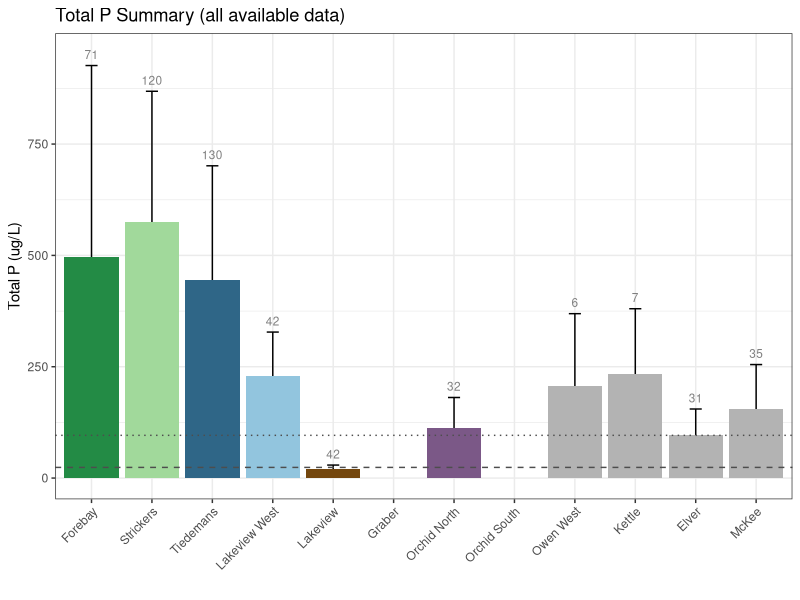
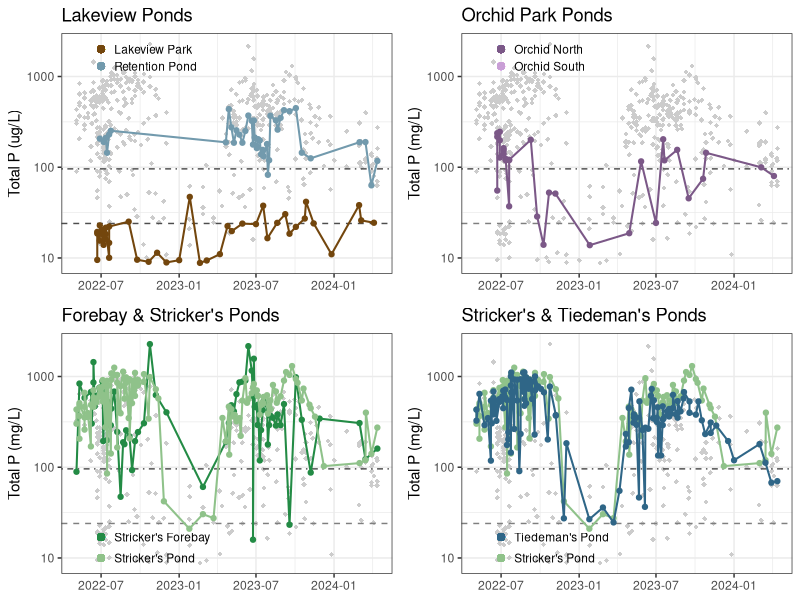
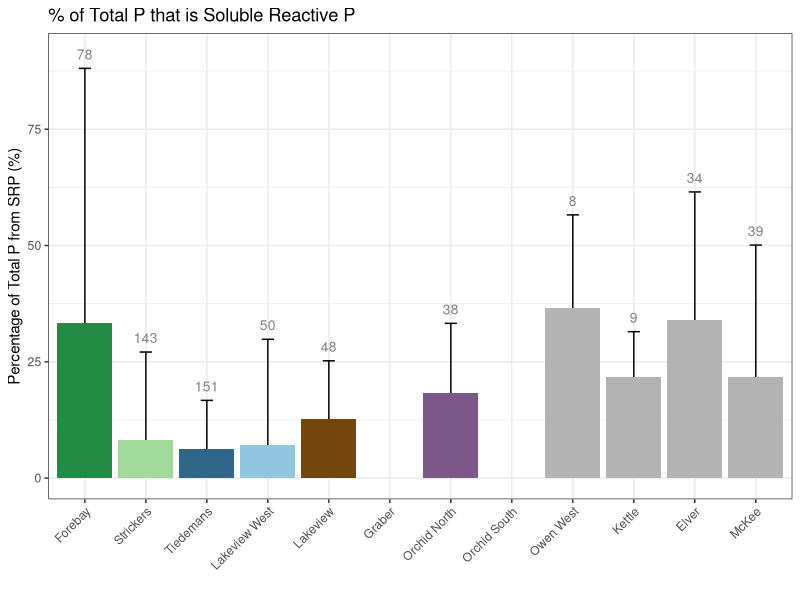

Write the R code that produced these figures, in order.
# Community Water Monitoring Network - Chloride Data Visualization 
# Last update Oct 2024
# Program website: 
# Program contacts: 

library(tidyverse)
library(lubridate)
library(cowplot)
library(ggpubr)

setwd("C:/Users/grace/OneDrive/Desktop")

allchem = read_csv("Ponds Chemistry Aug 2024.csv")

#Subset to surface water data
chem = allchem %>%
  #subset to volunteer-collected, storm sampling, water column, and side of pond sampling
  #excluding benthic (sediment) samples
  filter(sampletype == "V" | sampletype == "S" | 
           sampletype == "C" | sampletype == "P") %>%
  select(-x254:-x555) %>%
  mutate(month = month(date)) %>%
  #replace the pond letter code with an intelligible name
  mutate(pond = case_when(pond == "G" ~ "Graber",
                          pond == "O" ~ "Orchid North",
                          pond == "D" ~ "Orchid South",
                          pond == "L" ~ "Lakeview",
                          pond == "T" ~ "Tiedemans",
                          pond == "S" ~ "Strickers",
                          pond == "K" ~ "Kettle",
                          pond == "N" ~ "Owen West",
                          pond == "E" ~ "Elver",
                          pond == "W" ~ "Lakeview West",
                          pond == "F" ~ "Forebay",
                          TRUE ~ "McKee"))%>% 
  #Factor the pond name and place it in order - helps with color coding
  mutate(pond = factor(pond,levels = c("Forebay",
                                       "Strickers",
                                       "Tiedemans",
                                       "Lakeview West",
                                       "Orchid North",
                                       "Orchid South",
                                       "Owen West",
                                       "Lakeview",
                                       "Graber",
                                       "Kettle",
                                       "Elver",
                                       "McKee"))) 

cwmnTP = chem %>% 
  select(date, pond, tp_ugl) %>%
  filter(!is.na(tp_ugl)) %>%
  rename(tp = tp_ugl) %>%
  mutate(month = month(date),
         year = year(date)) %>%
  group_by(pond) %>%
  summarise(n = n(),
            meanTP = mean(tp, na.rm = TRUE),
            sdTP = sd(tp, na.rm = TRUE)) %>%
  ungroup() %>% 
  add_row(pond = "Graber") %>% 
  add_row(pond = "Orchid South") %>%
  mutate(pond = factor(pond,
                       levels = c( #Middleton Ponds
                         "Forebay","Strickers","Tiedemans","Lakeview West",
                         "Lakeview", "Graber",
                         "Orchid North", "Orchid South", 
                         "Owen West", "Kettle", "Elver", "McKee"))) 

#=======================================================================
# Average SRP - Comparison Among Dane County Ponds

ggplot(cwmnTP, aes(x = pond, y = meanTP, fill = pond)) + 
  # scale_y_log10() +
  geom_errorbar(aes(ymin = meanTP - 10,
                    ymax = meanTP + sdTP,
                    width = 0.2)) +
  geom_bar(stat = "identity") +
  geom_text(aes(x = pond, y = meanTP + sdTP + 25, label = n),
            color = "gray50", size = 3) +
  geom_hline(yintercept = 24, linetype = 'dashed', color = "gray30") +
  geom_hline(yintercept = 96, linetype = 'dotted', color = "gray30") +
  theme_bw() + xlab('') + ylab("Total P (ug/L)") +
  ggtitle('Total P Summary (all available data)') +
  theme(legend.position = 'none',
        axis.text.x = element_text(angle = 45, vjust = 1, hjust=1)) + 
  scale_fill_manual(values = 
                      c("#238b45","#a1d99b",
                        "#2f6687","#92c5de",
                        "#73460d","#d19141",
                        "#7b5887", "#c99fd6",
                        "gray70", "gray70","gray70", "gray70"))


# TIME SERIES =================================================
# Make individual data frames for plotting highlighted time series
chemTP = chem %>% 
  select(date, pond, tp_ugl) %>%
  filter(!is.na(tp_ugl)) %>%
  rename(tp = tp_ugl) %>%
  mutate(month = month(date),
         year = year(date))

lakeview = chemTP %>% filter(pond == "Lakeview")
lakeviewWest = chemTP %>% filter(pond == "Lakeview West")
orchidNorth = chemTP %>% filter(pond == "Orchid North")
strickers = chemTP %>% filter(pond == "Strickers")
tiedemans = chemTP %>% filter(pond == "Tiedemans")
forebay = chemTP %>% filter(pond == "Forebay")


# CHLORIDE TIME SERIES -- 
# Lakeview Chloride Time Series
lakeviewPonds_timeSeries =
  ggplot(chemTP, aes(x = date, y = tp, by = pond)) +
  geom_point(size = 1.5, color = "gray80", shape = 18) +
  theme_bw() + scale_y_log10() +
  ylab("Total P (ug/L)") + ggtitle("Lakeview Ponds") +
  theme(axis.title.x = element_blank()) +
  geom_hline(yintercept = 24, linetype = "dashed", color = "gray30") +
  geom_hline(yintercept = 96, linetype = "dotdash", color = "gray30") +
  #Lakeview Park Constructed Pond
  geom_line(data = lakeview, aes(x = date, y = tp), size = 0.7, color = "#73460d") +
  geom_point(data = lakeview, aes(x = date, y = tp), size = 1.5, color = "#73460d") +
  #Lakeview Retention Pond in the western part of the park
  geom_line(data = lakeviewWest, aes(x = date, y = tp), size = 0.7, color = "#729aad") +
  geom_point(data = lakeviewWest, aes(x = date, y = tp), size = 1.5, color = "#729aad") +
  geom_point(aes(x = date('2022-07-01'), y = 2000), color = "#73460d", size = 2) +
  geom_point(aes(x = date('2022-07-01'), y = 1300), color = "#729aad", size = 2) +
  annotate(geom = 'text', x = date('2022-08-01'), y = 2000, 
           label = "Lakeview Park", hjust = 0, size = 3) +
  annotate(geom = 'text', x = date('2022-08-01'), y = 1300, 
           label = "Retention Pond", hjust = 0, size = 3) 


# Orchid N and S Chloride Time Series
orchidPonds_timeSeries =
  ggplot(chemTP, aes(x = date, y = tp, by = pond)) +
  geom_point(size = 1.5, color = "gray80", shape = 18) +
  theme_bw() + scale_y_log10() +
  ylab("Total P (mg/L)") + ggtitle("Orchid Park Ponds") +
  theme(axis.title.x = element_blank()) +
  geom_hline(yintercept = 24, linetype = "dashed", color = "gray50") +
  geom_hline(yintercept = 96, linetype = "dotdash", color = "gray30") +
  # Orchid North Time Series
  geom_line(data = orchidNorth, aes(x = date, y = tp), size = 0.7, color = "#7b5887") +
  geom_point(data = orchidNorth, aes(x = date, y = tp), size = 1.5, color = "#7b5887") +
  # Orchid South Time Series
  geom_point(aes(x = date('2022-07-01'), y = 2000), color = "#7b5887", size = 2) +
  geom_point(aes(x = date('2022-07-01'), y = 1300), color = "#c99fd6", size = 2) +
  annotate(geom = 'text', x = date('2022-08-01'), y = 2000, 
           label = "Orchid North", hjust = 0, size = 3) +
  annotate(geom = 'text', x = date('2022-08-01'), y = 1300, 
           label = "Orchid South", hjust = 0, size = 3) 

# Forebay and Strickers Time Series
forebayStrickers_timeSeries =
  ggplot(chemTP, aes(x = date, y = tp, by = pond)) +
  geom_point(size = 1.5, color = "gray80", shape = 18) +
  theme_bw() + scale_y_log10() +
  ylab("Total P (mg/L)") + ggtitle("Forebay & Stricker's Ponds") +
  theme(axis.title.x = element_blank()) +
  geom_hline(yintercept = 24, linetype = "dashed", color = "gray50") +
  geom_hline(yintercept = 96, linetype = "dotdash", color = "gray30") +
  # Forebay Time Series
  geom_line(data = forebay, aes(x = date, y = tp), size = 0.7, color = "#238b45") +
  geom_point(data = forebay, aes(x = date, y = tp), size = 1.5, color = "#238b45") +
  # Strickers Time Series
  geom_line(data = strickers, aes(x = date, y = tp), size = 0.7, color = "#8fc28a") + 
  geom_point(data = strickers, aes(x = date, y = tp), size = 1.5, color = "#8fc28a") +
  geom_point(aes(x = date('2022-07-01'), y = 17), color = "#238b45", size = 2) +
  geom_point(aes(x = date('2022-07-01'), y = 10), color = "#8fc28a", size = 2) +
  annotate(geom = 'text', x = date('2022-08-01'), y = 17, 
           label = "Stricker's Forebay", hjust = 0, size = 3) +
  annotate(geom = 'text', x = date('2022-08-01'), y = 10, 
           label = "Stricker's Pond", hjust = 0, size = 3) 


# Strickers and Tiedemans Time Series
strickersTiedemans_timeSeries =
  ggplot(chemTP, aes(x = date, y = tp, by = pond)) +
  geom_point(size = 1.5, color = "gray80", shape = 18) +
  theme_bw() + scale_y_log10() +
  ylab("Total P (mg/L)") + ggtitle("Stricker's & Tiedeman's Ponds") +
  theme(axis.title.x = element_blank()) +
  geom_hline(yintercept = 24, linetype = "dashed", color = "gray50") +
  geom_hline(yintercept = 96, linetype = "dotdash", color = "gray30") +
  # Strickers Time Series
  geom_line(data = strickers, aes(x = date, y = tp), size = 0.7, color = "#8fc28a") + 
  geom_point(data = strickers, aes(x = date, y = tp), size = 1.5, color = "#8fc28a") +
  # Tiedemans Time Series
  geom_line(data = tiedemans, aes(x = date, y = tp), size = 0.7, color = "#2f6687") +
  geom_point(data = tiedemans, aes(x = date, y = tp), size = 1.5, color = "#2f6687") +
  # Legend
  geom_point(aes(x = date('2022-07-01'), y = 17), color = "#2f6687", size = 2) +
  geom_point(aes(x = date('2022-07-01'), y = 10), color = "#8fc28a", size = 2) +
  annotate(geom = 'text', x = date('2022-08-01'), y = 17, 
           label = "Tiedeman's Pond", hjust = 0, size = 3) +
  annotate(geom = 'text', x = date('2022-08-01'), y = 10, 
           label = "Stricker's Pond", hjust = 0, size = 3) 

# Compile all the panels
ggarrange(lakeviewPonds_timeSeries, orchidPonds_timeSeries,
          forebayStrickers_timeSeries, strickersTiedemans_timeSeries,
          nrow = 2, ncol = 2)



## ===================================
# Fraction of TP that is SRP

fracTP = chem %>% 
  select(date, pond, tp_ugl, srp_ugl) %>%
  filter(!is.na(tp_ugl)| !is.na(srp_ugl)) %>%
  rename(tp = tp_ugl,
         srp = srp_ugl) %>%
  mutate(fracTP = (srp/tp)*100) %>%
  group_by(pond) %>%
  summarise(n = n(),
            meanFracTP = mean(fracTP, na.rm = TRUE),
            sdFracTP = sd(fracTP, na.rm = TRUE)) %>%
  ungroup() %>% 
  add_row(pond = "Graber") %>% 
  mutate(pond = factor(pond,
                       levels = c( #Middleton Ponds
                         "Forebay","Strickers","Tiedemans","Lakeview West",
                         "Lakeview", "Graber",
                         "Orchid North", "Orchid South", 
                         "Owen West", "Kettle", "Elver", "McKee"))) 

#=======================================================================
# Average SRP - Comparison Among Dane County Ponds

ggplot(fracTP, aes(x = pond, y = meanFracTP, fill = pond)) + 
  geom_errorbar(aes(ymin = meanFracTP - 1,
                    ymax = meanFracTP + sdFracTP,
                    width = 0.2)) +
  geom_bar(stat = "identity") +
  geom_text(aes(x = pond, y = meanFracTP + sdFracTP + 3, label = n),
            color = "gray50", size = 3.5) +
  theme_bw() + xlab('') + ylab("Percentage of Total P from SRP (%)") +
  ggtitle('% of Total P that is Soluble Reactive P') +
  theme(legend.position = 'none',
        axis.text.x = element_text(angle = 45, vjust = 1, hjust=1)) + 
  scale_fill_manual(values = 
                      c("#238b45","#a1d99b",
                        "#2f6687","#92c5de",
                        "#73460d","#d19141",
                        "#7b5887", "#c99fd6",
                        "gray70", "gray70","gray70", "gray70"))

